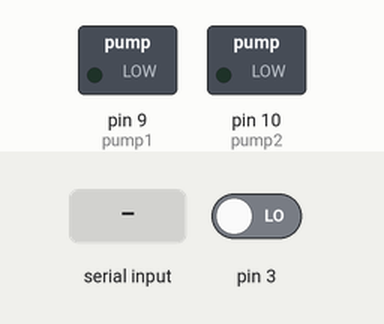
Recording of a sketch running on a simulated Arduino Uno, built with avr-gcc and run on an emulated ATmega328P. On the bench: switched loads named in the sketch (green lamp = pin HIGH). The test bench sets the inputs (shaded band); at power-on: pin 3 LOW. What the sketch prints to the serial monitor is not drawn.

Above: at 1.2 s.
1.3 s: "90,45\n" received over Serial
2.8 s: byte 1 (1) received over Serial
4.3 s: "30,150\n" received over Serial
At 9.9 s:
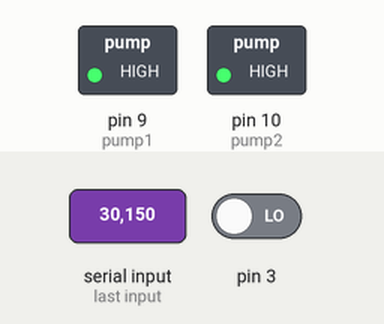
At 39.3 s:
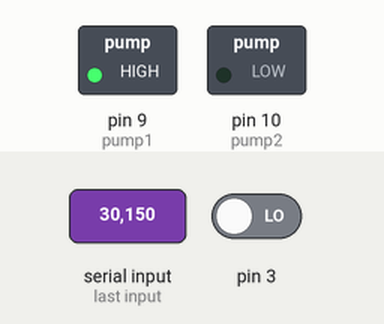
Timing chart, 0 to 39.8 s (numbered marks = the images above; inputs shaded):
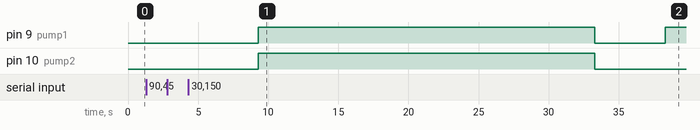

The sketch:

Dispension.ino
```cpp
#include <QTRSensors.h>

int pump1 = 9; //Orange Juice
int pump2 = 10; //Ginger Ale
int r = 0; //Recieved Order

QTRSensors qtr;
const uint8_t SensorCount = 1;
uint16_t sensorValues[SensorCount];

void setup() {
  Serial.begin(9600);
  pinMode(pump1,OUTPUT);
  pinMode(pump2,OUTPUT);

  digitalWrite(pump1,LOW);
  digitalWrite(pump2,LOW);

  qtr.setTypeRC();
  qtr.setSensorPins((const uint8_t[]){3}, SensorCount);

}

void loop(){
  if(Serial.available()){        //make sure we have serial connection
    r = Serial.read() - '0';     //convert incoming ASCII to integer

    if (r == 1){
      Serial.write(r+1);         // each if sends a recieve echo
      oj();                      // then dispenses drink
    }

    if(r == 2){
      Serial.write(r+2);
      ga();

    }

    if(r == 3){
      Serial.write(r+3);
      mimosa();

    }

    else{
      Serial.write(-1);          // sends back a -1 if there are errors
    }
  }
}


void oj(){
  delay(5000);
  qtr.read(sensorValues);
  if(sensorValues[0] < 2000){
    digitalWrite(pump1,HIGH);
    delay(32000);
    digitalWrite(pump1,LOW);
    Serial.write(5);
  }
  else{
    Serial.write(-2);
  }
}


void ga(){
  delay(5000);
  qtr.read(sensorValues);
  if(sensorValues[0] < 2000){
    digitalWrite(pump2,HIGH);
    delay(60000);
    digitalWrite(pump2,LOW);
    Serial.write(5);
  }
  else{
    Serial.write(-2);
  }
}

void mimosa(){
  delay(5000);
  qtr.read(sensorValues);
  if(sensorValues[0] < 2000){
    digitalWrite(pump1,HIGH);
    digitalWrite(pump2,HIGH);
    delay(24000);
    digitalWrite(pump1,LOW);
    digitalWrite(pump2,LOW);
    Serial.write(5);
  }
  else{
    Serial.write(-2);
  }
}
```

Measured:
- after the input at 1.3 s, every drawn part: stays the same
- after the input at 2.8 s, every drawn part: stays the same
- after the input at 4.3 s, pin 9 (pump1): LOW → HIGH after 5.0 s, → LOW 24.0 s later, → HIGH 5.0 s later; pin 10 (pump2): LOW → HIGH after 5.0 s, → LOW 24.0 s later
